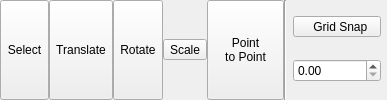
              <widget class="QWidget" name="widget_15" native="true">
               <property name="maximumSize">
                <size>
                 <width>2000</width>
                 <height>16777210</height>
                </size>
               </property>
               <layout class="QHBoxLayout" name="horizontalLayout_24">
                <property name="spacing">
                 <number>0</number>
                </property>
                <property name="leftMargin">
                 <number>0</number>
                </property>
                <property name="topMargin">
                 <number>0</number>
                </property>
                <property name="rightMargin">
                 <number>0</number>
                </property>
                <property name="bottomMargin">
                 <number>0</number>
                </property>
                <item>
                 <widget class="QToolButton" name="select_object_button">
                  <property name="sizePolicy">
                   <sizepolicy hsizetype="Preferred" vsizetype="Preferred">
                    <horstretch>0</horstretch>
                    <verstretch>0</verstretch>
                   </sizepolicy>
                  </property>
                  <property name="toolTip">
                   <string>&lt;html&gt;&lt;head/&gt;&lt;body&gt;&lt;p&gt;Undo Last Command&lt;/p&gt;&lt;/body&gt;&lt;/html&gt;</string>
                  </property>
                  <property name="text">
                   <string>Select</string>
                  </property>
                  <property name="icon">
                   <iconset resource="resources.qrc">
                    <normaloff>:/icons/icons8-cursor-48.png</normaloff>:/icons/icons8-cursor-48.png</iconset>
                  </property>
                  <property name="iconSize">
                   <size>
                    <width>46</width>
                    <height>48</height>
                   </size>
                  </property>
                  <property name="toolButtonStyle">
                   <enum>Qt::ToolButtonStyle::ToolButtonTextUnderIcon</enum>
                  </property>
                 </widget>
                </item>
                <item>
                 <widget class="QToolButton" name="translate_object_button">
                  <property name="sizePolicy">
                   <sizepolicy hsizetype="Preferred" vsizetype="Preferred">
                    <horstretch>0</horstretch>
                    <verstretch>0</verstretch>
                   </sizepolicy>
                  </property>
                  <property name="toolTip">
                   <string>&lt;html&gt;&lt;head/&gt;&lt;body&gt;&lt;p&gt;Redo Last Command&lt;/p&gt;&lt;/body&gt;&lt;/html&gt;</string>
                  </property>
                  <property name="text">
                   <string>Translate</string>
                  </property>
                  <property name="icon">
                   <iconset resource="resources.qrc">
                    <normaloff>:/icons/icons8-movement-48.png</normaloff>:/icons/icons8-movement-48.png</iconset>
                  </property>
                  <property name="iconSize">
                   <size>
                    <width>46</width>
                    <height>48</height>
                   </size>
                  </property>
                  <property name="toolButtonStyle">
                   <enum>Qt::ToolButtonStyle::ToolButtonTextUnderIcon</enum>
                  </property>
                 </widget>
                </item>
                <item>
                 <widget class="QToolButton" name="rotate_object_button">
                  <property name="sizePolicy">
                   <sizepolicy hsizetype="Preferred" vsizetype="Preferred">
                    <horstretch>0</horstretch>
                    <verstretch>0</verstretch>
                   </sizepolicy>
                  </property>
                  <property name="text">
                   <string>Rotate</string>
                  </property>
                  <property name="icon">
                   <iconset resource="resources.qrc">
                    <normaloff>:/icons/rotate.png</normaloff>:/icons/rotate.png</iconset>
                  </property>
                  <property name="iconSize">
                   <size>
                    <width>48</width>
                    <height>48</height>
                   </size>
                  </property>
                  <property name="toolButtonStyle">
                   <enum>Qt::ToolButtonStyle::ToolButtonTextUnderIcon</enum>
                  </property>
                 </widget>
                </item>
                <item>
                 <widget class="QToolButton" name="scale_object_button">
                  <property name="text">
                   <string>Scale</string>
                  </property>
                  <property name="icon">
                   <iconset resource="resources.qrc">
                    <normaloff>:/icons/icons8-zoom-to-extents-48.png</normaloff>:/icons/icons8-zoom-to-extents-48.png</iconset>
                  </property>
                  <property name="iconSize">
                   <size>
                    <width>48</width>
                    <height>48</height>
                   </size>
                  </property>
                  <property name="toolButtonStyle">
                   <enum>Qt::ToolButtonStyle::ToolButtonTextUnderIcon</enum>
                  </property>
                 </widget>
                </item>
                <item>
                 <widget class="QToolButton" name="vertex_to_vertex_button">
                  <property name="sizePolicy">
                   <sizepolicy hsizetype="Preferred" vsizetype="Preferred">
                    <horstretch>0</horstretch>
                    <verstretch>0</verstretch>
                   </sizepolicy>
                  </property>
                  <property name="minimumSize">
                   <size>
                    <width>77</width>
                    <height>32</height>
                   </size>
                  </property>
                  <property name="text">
                   <string>Point
to Point</string>
                  </property>
                  <property name="icon">
                   <iconset resource="resources.qrc">
                    <normaloff>:/icons/icons8-transfer-48.png</normaloff>:/icons/icons8-transfer-48.png</iconset>
                  </property>
                  <property name="iconSize">
                   <size>
                    <width>48</width>
                    <height>40</height>
                   </size>
                  </property>
                  <property name="toolButtonStyle">
                   <enum>Qt::ToolButtonStyle::ToolButtonTextUnderIcon</enum>
                  </property>
                 </widget>
                </item>
                <item>
                 <widget class="Line" name="line_57">
                  <property name="orientation">
                   <enum>Qt::Orientation::Vertical</enum>
                  </property>
                 </widget>
                </item>
                <item>
                 <widget class="QWidget" name="widget_18" native="true">
                  <property name="minimumSize">
                   <size>
                    <width>100</width>
                    <height>0</height>
                   </size>
                  </property>
                  <property name="maximumSize">
                   <size>
                    <width>130</width>
                    <height>16777215</height>
                   </size>
                  </property>
                  <layout class="QVBoxLayout" name="verticalLayout">
                   <property name="leftMargin">
                    <number>6</number>
                   </property>
                   <property name="topMargin">
                    <number>0</number>
                   </property>
                   <property name="rightMargin">
                    <number>6</number>
                   </property>
                   <property name="bottomMargin">
                    <number>0</number>
                   </property>
                   <item>
                    <widget class="QToolButton" name="grid_snapp_toggle_switch">
                     <property name="sizePolicy">
                      <sizepolicy hsizetype="Preferred" vsizetype="Fixed">
                       <horstretch>0</horstretch>
                       <verstretch>0</verstretch>
                      </sizepolicy>
                     </property>
                     <property name="text">
                      <string>  Grid Snap</string>
                     </property>
                     <property name="icon">
                      <iconset resource="resources.qrc">
                       <normaloff>:/icons/icons8-switch-48 (1).png</normaloff>
                       <normalon>:/icons/icons8-switch-48.png</normalon>:/icons/icons8-switch-48 (1).png</iconset>
                     </property>
                     <property name="iconSize">
                      <size>
                       <width>48</width>
                       <height>20</height>
                      </size>
                     </property>
                     <property name="checkable">
                      <bool>true</bool>
                     </property>
                     <property name="checked">
                      <bool>false</bool>
                     </property>
                     <property name="toolButtonStyle">
                      <enum>Qt::ToolButtonStyle::ToolButtonTextBesideIcon</enum>
                     </property>
                    </widget>
                   </item>
                   <item>
                    <widget class="QDoubleSpinBox" name="grid_snap_unit"/>
                   </item>
                  </layout>
                 </widget>
                </item>
               </layout>
              </widget>
